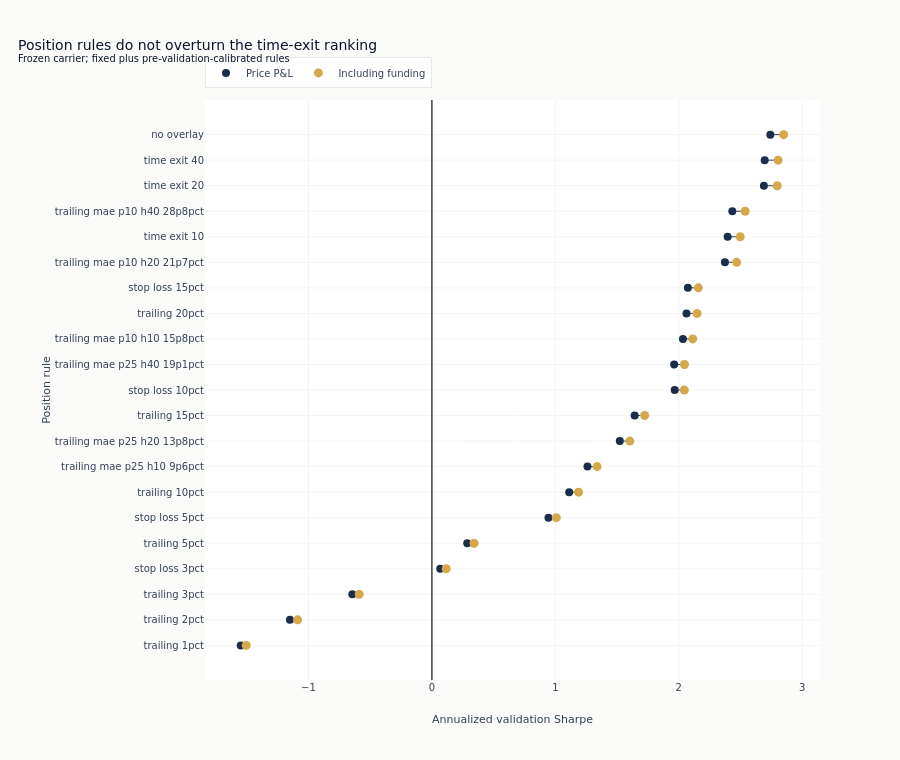

The code cell stored with this chart in its notebook:
### Code cell
fig.add_trace(
    go.Scatter(
        x=ordered["price_only_sharpe"],
        y=labels,
        mode="markers",
        marker={"size": 8, "color": COLORS["slate"]},
        name="Price P&L",
    )
)
fig.add_trace(
    go.Scatter(
        x=ordered["with_funding_sharpe"],
        y=labels,
        mode="markers",
        marker={"size": 9, "color": COLORS["amber"]},
        name="Including funding",
    )
)
fig.add_vline(x=0, line_color=COLORS["neutral"], line_width=1)
fig.update_layout(
    title={
        "text": "Position rules do not improve on the allocation baseline"
        "<br><sup>Frozen carrier; fixed plus pre-validation-calibrated rules</sup>",
        "x": 0.02,
        "xanchor": "left",
    },
    xaxis_title="Annualized validation Sharpe",
    yaxis_title="Position rule",
    height=760,
    margin={"l": 205},
    legend={"orientation": "h", "yanchor": "bottom", "y": 1.02, "x": 0},
)
fig.show()

### Figure 1 — Plotly figure (JSON) as saved in the notebook; plotly's stock layout.template omitted (floating-point values rounded to 4 significant figures)
{"data": [{"hoverinfo": "skip", "line": {"color": "#334155", "width": 1}, "mode": "lines", "showlegend": false, "type": "scatter", "x": [-1.548, -1.504], "y": ["trailing 1pct", "trailing 1pct"]}, {"hoverinfo": "skip", "line": {"color": "#334155", "width": 1}, "mode": "lines", "showlegend": false, "type": "scatter", "x": [-1.15, -1.088], "y": ["trailing 2pct", "trailing 2pct"]}, {"hoverinfo": "skip", "line": {"color": "#334155", "width": 1}, "mode": "lines", "showlegend": false, "type": "scatter", "x": [-0.6442, -0.5887], "y": ["trailing 3pct", "trailing 3pct"]}, {"hoverinfo": "skip", "line": {"color": "#334155", "width": 1}, "mode": "lines", "showlegend": false, "type": "scatter", "x": [0.06759, 0.1159], "y": ["stop loss 3pct", "stop loss 3pct"]}, {"hoverinfo": "skip", "line": {"color": "#334155", "width": 1}, "mode": "lines", "showlegend": false, "type": "scatter", "x": [0.2863, 0.3417], "y": ["trailing 5pct", "trailing 5pct"]}, {"hoverinfo": "skip", "line": {"color": "#334155", "width": 1}, "mode": "lines", "showlegend": false, "type": "scatter", "x": [0.9443, 1.007], "y": ["stop loss 5pct", "stop loss 5pct"]}, {"hoverinfo": "skip", "line": {"color": "#334155", "width": 1}, "mode": "lines", "showlegend": false, "type": "scatter", "x": [1.112, 1.188], "y": ["trailing 10pct", "trailing 10pct"]}, {"hoverinfo": "skip", "line": {"color": "#334155", "width": 1}, "mode": "lines", "showlegend": false, "type": "scatter", "x": [1.26, 1.338], "y": ["trailing mae p25 h10 9p6pct", "trailing mae p25 h10 9p6pct"]}, {"hoverinfo": "skip", "line": {"color": "#334155", "width": 1}, "mode": "lines", "showlegend": false, "type": "scatter", "x": [1.522, 1.603], "y": ["trailing mae p25 h20 13p8pct", "trailing mae p25 h20 13p8pct"]}, {"hoverinfo": "skip", "line": {"color": "#334155", "width": 1}, "mode": "lines", "showlegend": false, "type": "scatter", "x": [1.642, 1.724], "y": ["trailing 15pct", "trailing 15pct"]}, {"hoverinfo": "skip", "line": {"color": "#334155", "width": 1}, "mode": "lines", "showlegend": false, "type": "scatter", "x": [1.967, 2.045], "y": ["stop loss 10pct", "stop loss 10pct"]}, {"hoverinfo": "skip", "line": {"color": "#334155", "width": 1}, "mode": "lines", "showlegend": false, "type": "scatter", "x": [1.962, 2.046], "y": ["trailing mae p25 h40 19p1pct", "trailing mae p25 h40 19p1pct"]}, {"hoverinfo": "skip", "line": {"color": "#334155", "width": 1}, "mode": "lines", "showlegend": false, "type": "scatter", "x": [2.033, 2.113], "y": ["trailing mae p10 h10 15p8pct", "trailing mae p10 h10 15p8pct"]}, {"hoverinfo": "skip", "line": {"color": "#334155", "width": 1}, "mode": "lines", "showlegend": false, "type": "scatter", "x": [2.062, 2.148], "y": ["trailing 20pct", "trailing 20pct"]}, {"hoverinfo": "skip", "line": {"color": "#334155", "width": 1}, "mode": "lines", "showlegend": false, "type": "scatter", "x": [2.073, 2.158], "y": ["stop loss 15pct", "stop loss 15pct"]}, {"hoverinfo": "skip", "line": {"color": "#334155", "width": 1}, "mode": "lines", "showlegend": false, "type": "scatter", "x": [2.374, 2.469], "y": ["trailing mae p10 h20 21p7pct", "trailing mae p10 h20 21p7pct"]}, {"hoverinfo": "skip", "line": {"color": "#334155", "width": 1}, "mode": "lines", "showlegend": false, "type": "scatter", "x": [2.395, 2.497], "y": ["time exit 10", "time exit 10"]}, {"hoverinfo": "skip", "line": {"color": "#334155", "width": 1}, "mode": "lines", "showlegend": false, "type": "scatter", "x": [2.433, 2.537], "y": ["trailing mae p10 h40 28p8pct", "trailing mae p10 h40 28p8pct"]}, {"hoverinfo": "skip", "line": {"color": "#334155", "width": 1}, "mode": "lines", "showlegend": false, "type": "scatter", "x": [2.689, 2.797], "y": ["time exit 20", "time exit 20"]}, {"hoverinfo": "skip", "line": {"color": "#334155", "width": 1}, "mode": "lines", "showlegend": false, "type": "scatter", "x": [2.696, 2.805], "y": ["time exit 40", "time exit 40"]}, {"hoverinfo": "skip", "line": {"color": "#334155", "width": 1}, "mode": "lines", "showlegend": false, "type": "scatter", "x": [2.741, 2.849], "y": ["no overlay", "no overlay"]}, {"marker": {"color": "#1a2d4a", "size": 8}, "mode": "markers", "name": "Price P&L", "type": "scatter", "x": [-1.548, -1.15, -0.6442, 0.06759, 0.2863, 0.9443, 1.112, 1.26, 1.522, 1.642, 1.967, 1.962, 2.033, 2.062, 2.073, 2.374, 2.395, 2.433, 2.689, 2.696, 2.741], "y": ["trailing 1pct", "trailing 2pct", "trailing 3pct", "stop loss 3pct", "trailing 5pct", "stop loss 5pct", "trailing 10pct", "trailing mae p25 h10 9p6pct", "trailing mae p25 h20 13p8pct", "trailing 15pct", "stop loss 10pct", "trailing mae p25 h40 19p1pct", "trailing mae p10 h10 15p8pct", "trailing 20pct", "stop loss 15pct", "trailing mae p10 h20 21p7pct", "time exit 10", "trailing mae p10 h40 28p8pct", "time exit 20", "time exit 40", "no overlay"]}, {"marker": {"color": "#D4A84B", "size": 9}, "mode": "markers", "name": "Including funding", "type": "scatter", "x": [-1.504, -1.088, -0.5887, 0.1159, 0.3417, 1.007, 1.188, 1.338, 1.603, 1.724, 2.045, 2.046, 2.113, 2.148, 2.158, 2.469, 2.497, 2.537, 2.797, 2.805, 2.849], "y": ["trailing 1pct", "trailing 2pct", "trailing 3pct", "stop loss 3pct", "trailing 5pct", "stop loss 5pct", "trailing 10pct", "trailing mae p25 h10 9p6pct", "trailing mae p25 h20 13p8pct", "trailing 15pct", "stop loss 10pct", "trailing mae p25 h40 19p1pct", "trailing mae p10 h10 15p8pct", "trailing 20pct", "stop loss 15pct", "trailing mae p10 h20 21p7pct", "time exit 10", "trailing mae p10 h40 28p8pct", "time exit 20", "time exit 40", "no overlay"]}], "layout": {"height": 760, "legend": {"orientation": "h", "x": 0, "y": 1.02, "yanchor": "bottom"}, "margin": {"l": 205}, "shapes": [{"line": {"color": "#334155", "width": 1}, "type": "line", "x0": 0, "x1": 0, "xref": "x", "y0": 0, "y1": 1, "yref": "y domain"}], "title": {"text": "Position rules do not overturn the time-exit ranking<br><sup>Frozen carrier; fixed plus pre-validation-calibrated rules</sup>", "x": 0.02, "xanchor": "left"}, "xaxis": {"title": {"text": "Annualized validation Sharpe"}}, "yaxis": {"title": {"text": "Position rule"}}}}
